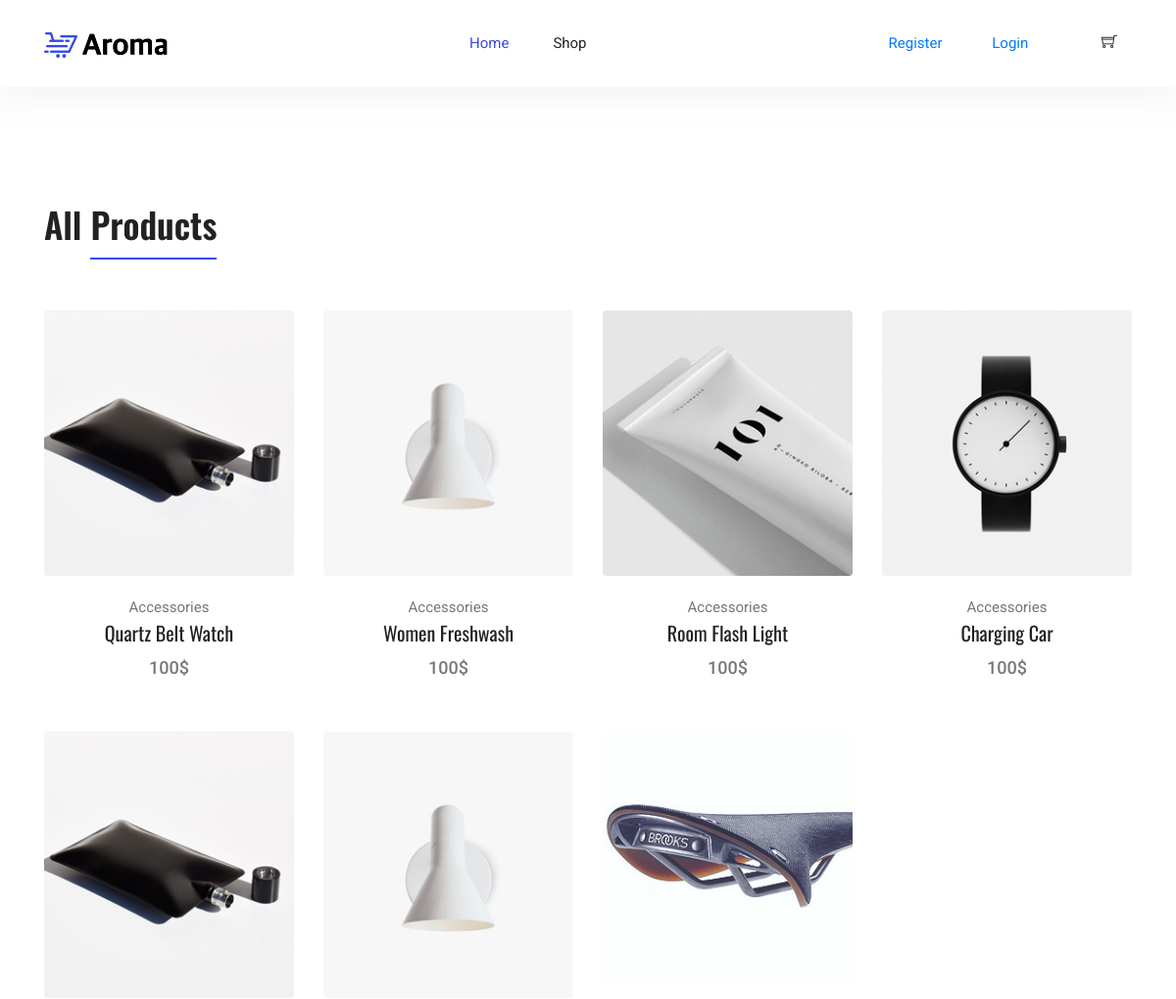
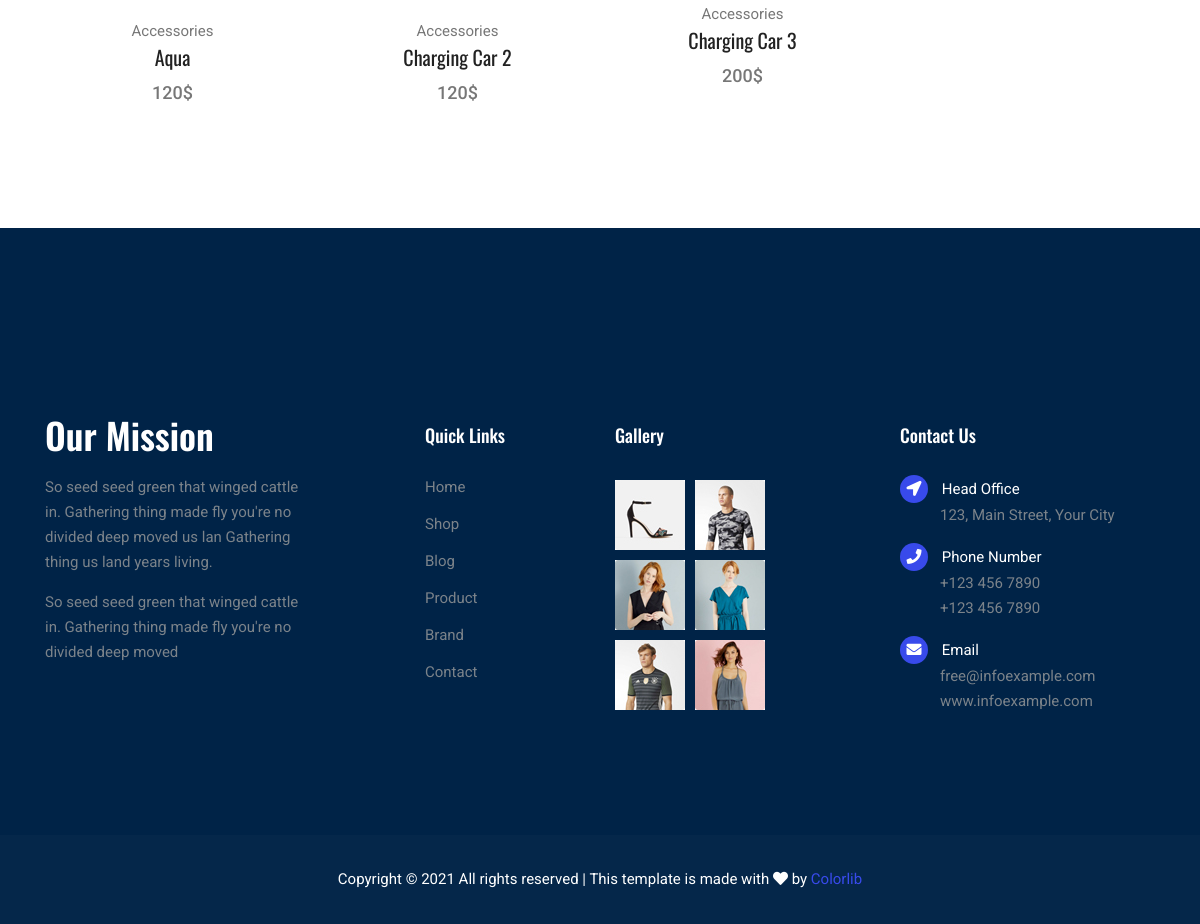
The app's page /shop/ with its own data (2 pictures, top to bottom).
### shop/models.py (models this page shows, shortened)
class Product(models.Model):
    title = models.CharField(max_length=150, verbose_name='Наименование')
    content = models.CharField(max_length=600, verbose_name='Описание')
    price = models.CharField(max_length=30, verbose_name='Цена')
    photo = models.ImageField(
        upload_to='photos/%Y/%m/%d/', verbose_name='Фото', blank=True)
    is_published = models.BooleanField(
        default=True, verbose_name='Опубликовать?')
    Top = models.BooleanField(default=True, verbose_name='Лучший товар')
    New = models.BooleanField(default=True, verbose_name='Новый товар')
    Featured = models.BooleanField(default=True, verbose_name='Рекомендуемое')
    class Meta:
        verbose_name = 'Товар'
        verbose_name_plural = 'Товар'

### shop/views.py (the view)
# urls.py: path('', include('shop.urls')),
def shop(request):
    product = Product.objects.all()
    return render(request, 'shop_cart.html', {'product': product})

### shop/templates/shop_cart.html (shortened to what this page needs)
<!DOCTYPE html>
{% load static %}
<html lang="en">
<head>
  <link rel="stylesheet" href="{% static 'vendors/bootstrap/bootstrap.min.css' %}">
  <link rel="stylesheet" href="{% static 'vendors/fontawesome/css/all.min.css' %}">
  <link rel="stylesheet" href="{% static 'vendors/themify-icons/themify-icons.css' %}">
  <link rel="stylesheet" href="{% static 'vendors/nice-select/nice-select.css' %}">
  <link rel="stylesheet" href="{% static 'vendors/owl-carousel/owl.theme.default.min.css' %}">
  <link rel="stylesheet" href="{% static 'vendors/owl-carousel/owl.carousel.min.css' %}">
  <link rel="stylesheet" href="{% static 'css/style.css' %}">
</head>
<body>
  <header class="header_area">
    <div class="main_menu">
      <nav class="navbar navbar-expand-lg navbar-light">
        <div class="container">
          <a class="navbar-brand logo_h" href="index.html"><img src="img/logo.png" alt=""></a>
          <div class="collapse navbar-collapse offset" id="navbarSupportedContent">
            <ul class="nav navbar-nav menu_nav ml-auto mr-auto">
              <li class="nav-item active"><a class="nav-link" href="{% url 'index' %}">Home</a></li>
              <li class="nav-item"><a class="nav-link" href="/shop/">Shop</a></li>
            </ul>
            <ul class="nav-shop">
              <li class="nav-item"><a class="nav-link" href="/register/">Register</a></li>
              <li class="nav-item"><a class="nav-link" href="/login/">Login</a></li>
              <li class="nav-item"><a href = "/card_products/"><i class="ti-shopping-cart"></i></a> </li>
            </ul>
          </div>
        </div>
      </nav>
    </div>
  </header>
  <main class="site-main">
    <section class="section-margin calc-60px">
      <div class="container">
        <div class="section-intro pb-60px">
          <h2>All <span class="section-intro__style">Products</span></h2>
        </div>
        <div class="row">
          {% for item in product %}
          <div class="col-md-6 col-lg-4 col-xl-3">
            <div class="card text-center card-product">
              <div class="card-product__img">
                {% if item.photo %}
                <img class="card-img" src="{{ item.photo.url }}" alt="">
                {% else %}
                <img class="card-img" src="{% static 'img/product/product1.png' %}" alt="">
                {% endif %}
              </div>
              <div class="card-body">
                <p>Accessories</p>
                <h4 class="card-product__title"><a href="card/{{item.pk}}">{{ item.title }}</a></h4>
                <p class="card-product__price">{{ item.price }}</p>
              </div>
            </div>
          </div>
          {% endfor %}
        </div>
      </div>
    </section>
  </main>
  <footer class="footer">
    <div class="footer-area">
      <div class="container">
        <div class="row section_gap">
          <div class="col-lg-3 col-md-6 col-sm-6">
            <div class="single-footer-widget tp_widgets">
              <h4 class="footer_title large_title">Our Mission</h4>
              <p>
                So seed seed green that winged cattle in. Gathering thing made fly you're no
                divided deep moved us lan Gathering thing us land years living.
              </p>
              <p>
                So seed seed green that winged cattle in. Gathering thing made fly you're no divided deep moved
              </p>
            </div>
          </div>
          <div class="offset-lg-1 col-lg-2 col-md-6 col-sm-6">
            <div class="single-footer-widget tp_widgets">
              <h4 class="footer_title">Quick Links</h4>
              <ul class="list">
                <li><a href="#">Home</a></li>
                <li><a href="#">Shop</a></li>
                <li><a href="#">Blog</a></li>
                <li><a href="#">Product</a></li>
                <li><a href="#">Brand</a></li>
                <li><a href="#">Contact</a></li>
              </ul>
            </div>
          </div>
          <div class="col-lg-2 col-md-6 col-sm-6">
            <div class="single-footer-widget instafeed">
              <h4 class="footer_title">Gallery</h4>
              <ul class="list instafeed d-flex flex-wrap">
                <li><img src="{% static 'img/gallery/r1.jpg' %}" alt=""></li>
                <li><img src="{% static 'img/gallery/r2.jpg' %}" alt=""></li>
                <li><img src="{% static 'img/gallery/r3.jpg' %}" alt=""></li>
                <li><img src="{% static 'img/gallery/r5.jpg' %}" alt=""></li>
                <li><img src="{% static 'img/gallery/r7.jpg' %}" alt=""></li>
                <li><img src="{% static 'img/gallery/r8.jpg' %}" alt=""></li>
              </ul>
            </div>
          </div>
          <div class="offset-lg-1 col-lg-3 col-md-6 col-sm-6">
            <div class="single-footer-widget tp_widgets">
              <h4 class="footer_title">Contact Us</h4>
              <div class="ml-40">
                <p class="sm-head">
                  <span class="fa fa-location-arrow"></span>
                  Head Office
                </p>
                <p>123, Main Street, Your City</p>
                <p class="sm-head">
                  <span class="fa fa-phone"></span>
                  Phone Number
                </p>
                <p>
                  +123 456 7890 <br>
                  +123 456 7890
                </p>
                <p class="sm-head">
                  <span class="fa fa-envelope"></span>
                  Email
                </p>
                <p>
                  free@infoexample.com <br>
                  www.infoexample.com
                </p>
              </div>
            </div>
          </div>
        </div>
      </div>
    </div>
    <div class="footer-bottom">
      <div class="container">
        <div class="row d-flex">
          <p class="col-lg-12 footer-text text-center">
            Copyright &copy;
            <script>document.write(new Date().getFullYear());</script> All rights reserved | This template is made with
            <i class="fa fa-heart" aria-hidden="true"></i> by <a href="https://colorlib.com"
              target="_blank">Colorlib</a>
          </p>
        </div>
      </div>
    </div>
  </footer>
</body>
</html>

### shop/static/css/style.css (style rules this page uses)
body { color:#777;font-family:"Roboto",sans-serif;font-size:15px;font-weight:400;line-height:1.667 }
ul { list-style-type:none;margin:0;padding:0 }
h1,h2,h3,h4,h5,h6 { font-family:"Oswald",sans-serif;color:#222;line-height:1.1 }
h2,.h2 { font-size:36px;font-weight:600 }
h4,.h4 { font-size:20px;font-weight:400;line-height:1.3 }
a { display:inline-block }
.section-margin { margin:45px 0 }
@media (min-width: 980px) { .section-margin { margin:70px 0 } }
@media (min-width: 1100px) { .section-margin { margin:120px 0 } }
@media (min-width: 1100px) { .section-margin.calc-60px { margin:120px 0 70px 0 } }
.pb-60px { padding-bottom:60px }
.ml-40 { margin-left:40px }
.header_area { position:relative;width:100%;z-index:9999;transition:background 0.4s, all 0.3s linear;box-shadow:0px 10px 27px 3px rgba(221,221,221,0.3) }
.header_area .navbar { background:transparent;padding:0px;border:0px;border-radius:0px }
.header_area .navbar .nav .nav-item { margin-right:45px }
.header_area .navbar .nav .nav-item .nav-link { text-transform:capitalize;color:#222;display:inline-block }
@media (min-width: 991px) { .header_area .navbar .nav .nav-item .nav-link { padding:32px 0px } }
.header_area .navbar .nav .nav-item .nav-link:after { display:none }
.header_area .navbar .nav .nav-item:hover .nav-link,.header_area .navbar .nav .nav-item.active .nav-link { color:#384aeb }
.header_area .navbar .nav .nav-item:last-child { margin-right:0px }
.nav-shop li { display:inline-block;margin-right:15px }
.nav-shop li i,.nav-shop li span { font-size:16px;color:#222 }
.nav-shop li:last-child { margin-left:40px }
.section-intro__style { border-bottom:2px solid #384aeb;padding-bottom:8px }
.card-product { border:0;margin-bottom:30px }
.card-product p { margin-bottom:0 }
.card-product__img { position:relative }
.card-product__title a { color:#222 }
.card-product__price { font-size:18px;font-weight:500 }
.footer-area { background:#002347;padding:50px 0px 50px }
@media (min-width: 1000px) { .footer-area { padding:195px 0px 120px } }
.single-footer-widget p { margin-bottom:15px }
.single-footer-widget p:last-child { margin-bottom:0 }
.single-footer-widget .instafeed { margin-left:-5px;margin-right:-5px }
.single-footer-widget .instafeed li { margin:5px }
.single-footer-widget .sm-head { color:#fff;margin-bottom:0px }
.single-footer-widget .sm-head span { position:relative;margin-left:-40px;margin-right:10px;display:inline-block;width:28px;height:28px;line-height:28px;text-align:center;background:#384aeb;color:#ffffff;border-radius:20px }
.tp_widgets .list li { margin-bottom:12px }
.tp_widgets .list li a { color:#7b838a;font-family:"Roboto",sans-serif }
.tp_widgets .list li:last-child { margin-bottom:0px }
.tp_widgets p { color:#7b838a }
.footer_title { font-size:18px;line-height:24px;font-weight:500;font-family:"Oswald",sans-serif;text-transform:capitalize;color:#fff;margin-bottom:28px }
.footer_title.large_title { font-size:36px;font-weight:600 }
.footer-bottom { background:rgba(0,35,71,0.980392);padding:32px }
.footer-bottom .footer-text { color:#fff;margin-bottom:0 }
.footer-bottom .footer-text a { color:#384aeb;opacity:1 }

### records on screen
Product: photo (picture), title "Quartz Belt Watch", price "100$"
Product: photo (picture), title "Women Freshwash", price "100$"
Product: photo (picture), title "Room Flash Light", price "100$"
Product: photo (picture), title "Charging Car", price "100$"
Product: photo (picture), title "Aqua", price "120$"
Product: photo (picture), title "Charging Car 2", price "120$"
Product: photo (picture), title "Charging Car 3", price "200$"
